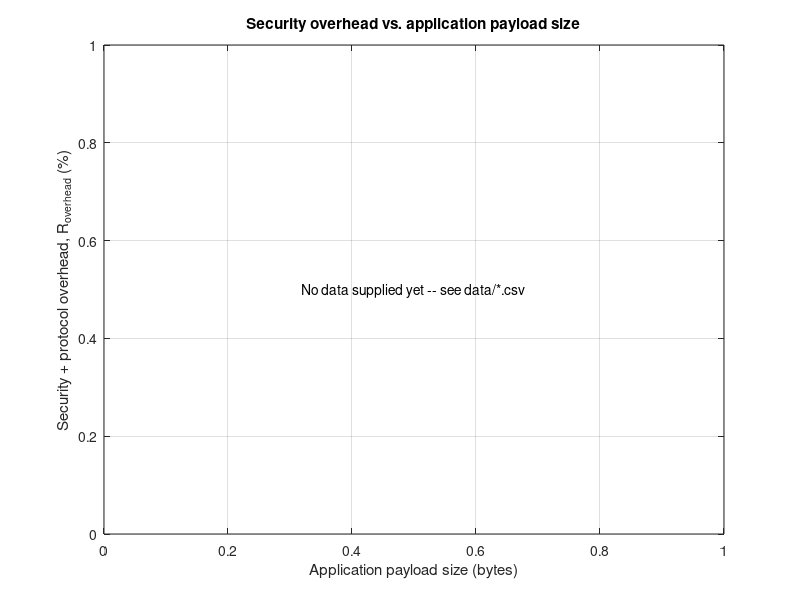

Source code (MATLAB): (Note: this script raises an error after producing the figure.)
% sod_vs_payload.m
%
% Produces: "Security overhead (%) vs application payload size"
% (Section 8.1 of the paper).
%
% INPUT (you supply): a CSV per protocol with columns
%   payload_bytes, security_bytes, protocol_bytes, total_bytes
% one row per captured/decoded transaction, e.g.
%   data/zigbee_green_power.csv
%   data/zigbee_pro.csv
%   data/thread_matter.csv
%   data/wisun_fan.csv
%   data/zwave_s2.csv
%
% This script does NOT invent data: if a CSV is missing it is
% skipped with a warning, and protocols with no data simply do not
% appear on the plot.

clear; clc; close all;

protocols = {'zigbee_green_power', 'zigbee_pro', 'thread_matter', ...
             'wisun_fan', 'zwave_s2'};
labels    = {'Zigbee Green Power', 'Zigbee PRO', 'Thread/Matter', ...
             'Wi-SUN FAN', 'Z-Wave S2'};
colors    = {[0.85 0.33 0.10], [0.00 0.45 0.74], [0.47 0.67 0.19], ...
             [0.49 0.18 0.56], [0.30 0.30 0.30]};

data_dir = fullfile(fileparts(mfilename('fullpath')), '..', 'data');

figure('Color', 'w'); hold on; box on; grid on;
legend_entries = {};

for i = 1:numel(protocols)
    csv_path = fullfile(data_dir, [protocols{i}, '.csv']);
    if ~exist(csv_path, 'file')
        warning('sod_vs_payload:missing_data', ...
                'No data file for %s (%s) -- skipping.', ...
                labels{i}, csv_path);
        continue;
    end

    T = readtable(csv_path);
    required_cols = {'payload_bytes', 'security_bytes', ...
                      'protocol_bytes', 'total_bytes'};
    if ~all(ismember(required_cols, T.Properties.VariableNames))
        warning('sod_vs_payload:bad_columns', ...
                '%s is missing required columns -- skipping.', csv_path);
        continue;
    end

    overhead_bytes = T.security_bytes + T.protocol_bytes;
    r_overhead_pct = 100 * overhead_bytes ./ T.total_bytes;

    % Bin by payload size and take the mean overhead % per bin so the
    % curve is readable even with many samples at the same payload size.
    [payload_sorted, order] = sort(T.payload_bytes);
    overhead_sorted = r_overhead_pct(order);
    [unique_payload, ~, ic] = unique(payload_sorted);
    mean_overhead = accumarray(ic, overhead_sorted, [], @mean);

    plot(unique_payload, mean_overhead, '-o', ...
         'Color', colors{i}, 'LineWidth', 1.6, 'MarkerSize', 4, ...
         'MarkerFaceColor', colors{i});
    legend_entries{end+1} = labels{i}; %#ok<SAGROW>
end

xlabel('Application payload size (bytes)');
ylabel('Security + protocol overhead, R_{overhead} (%)');
title('Security overhead vs. application payload size');
if ~isempty(legend_entries)
    legend(legend_entries, 'Location', 'northeast');
else
    text(0.5, 0.5, 'No data supplied yet -- see data/*.csv', ...
         'Units', 'normalized', 'HorizontalAlignment', 'center');
end

out_dir = fullfile(fileparts(mfilename('fullpath')), '..', 'figures');
if ~exist(out_dir, 'dir'); mkdir(out_dir); end
print(fullfile(out_dir, 'sod_vs_payload.pdf'), '-dpdf');
fprintf('Wrote %s\n', fullfile(out_dir, 'sod_vs_payload.pdf'));
